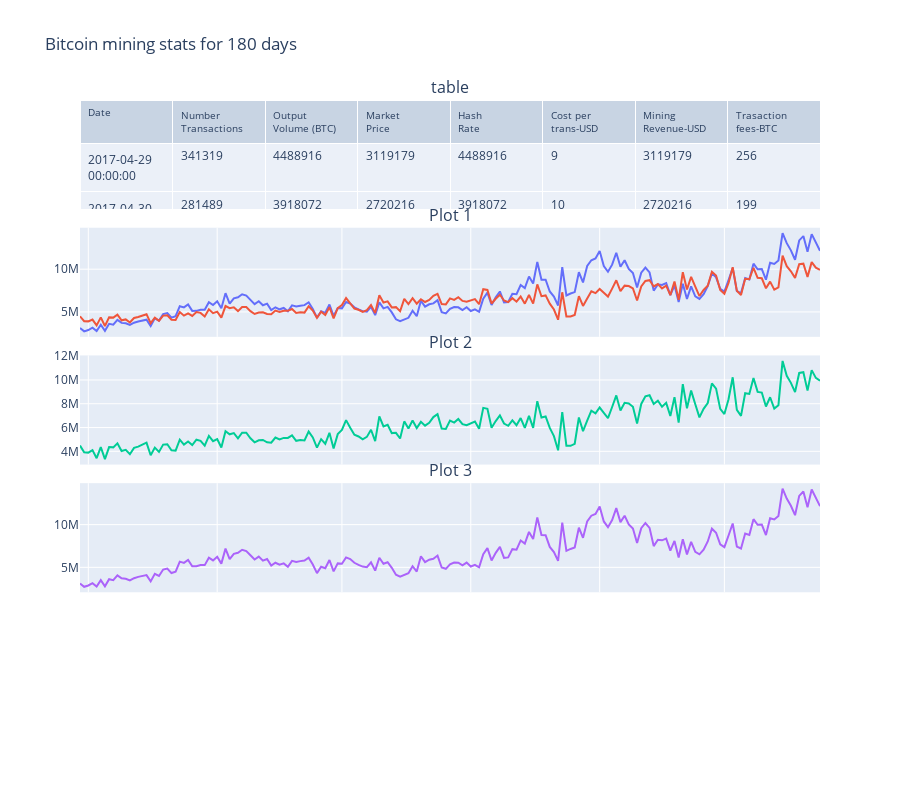

Notebook code cell kept with this figure:
### Code cell
fig = make_subplots(
    rows=5, cols=1,
    subplot_titles=("table", "Plot 1", "Plot 2", "Plot 3"),
    shared_xaxes=True,
    vertical_spacing=0.03,
   specs=[[{"type": "table"}],
           [{"type": "scatter"}],
           [{"type": "scatter"}],
           [{"type": "scatter"}],
           [{"type": "scatter"}]
           ]
)

fig.add_trace(
    go.Scatter(
        x=df["Date"],
        y=df["Mining-revenue-USD"],
        mode="lines",
        name="mining revenue"
    ),
    row=2, col=1
)

fig.add_trace(
    go.Scatter(
        x=df["Date"],
        y=df["Output-volume(BTC)"],
        mode="lines",
        name="mining revenue"
    ),
    row=2, col=1
)

fig.add_trace(
    go.Scatter(
        x=df["Date"],
        y=df["Hash-rate"],
        mode="lines",
        name="hash-rate-TH/s"
    ),
    row=3, col=1
)

fig.add_trace(
    go.Scatter(
        x=df["Date"],
        y=df["Market-price"],
        mode="lines",
        name="Market Price"
    ),
    row=4, col=1
)


fig.add_trace(
    go.Table(
        header=dict(
            values=["Date", "Number<br>Transactions", "Output<br>Volume (BTC)",
                    "Market<br>Price", "Hash<br>Rate", "Cost per<br>trans-USD",
                    "Mining<br>Revenue-USD", "Trasaction<br>fees-BTC"],
            font=dict(size=10),
            align="left"
        ),
        cells=dict(
            values=[df[k].tolist() for k in df.columns[1:]],
            align = "left")
    ),
    row=1, col=1
)
fig.update_layout(
    height=800,
    showlegend=False,
    title_text="Bitcoin mining stats for 180 days",
)

fig.show()

### Figure 1 — Plotly figure (JSON) as saved in the notebook; plotly's stock layout.template omitted (floating-point values rounded to 4 significant figures; data arrays with more than 128 entries replaced by an {"elided": "..."} marker saying what was removed)
{"data": [{"mode": "lines", "name": "mining revenue", "type": "scatter", "x": {"elided": "179 str values"}, "xaxis": "x", "y": {"elided": "179 int values"}, "yaxis": "y"}, {"mode": "lines", "name": "mining revenue", "type": "scatter", "x": {"elided": "179 str values"}, "xaxis": "x", "y": {"elided": "179 int values"}, "yaxis": "y"}, {"mode": "lines", "name": "hash-rate-TH/s", "type": "scatter", "x": {"elided": "179 str values"}, "xaxis": "x2", "y": {"elided": "179 int values"}, "yaxis": "y2"}, {"mode": "lines", "name": "Market Price", "type": "scatter", "x": {"elided": "179 str values"}, "xaxis": "x3", "y": {"elided": "179 int values"}, "yaxis": "y3"}, {"cells": {"align": "left", "values": {"elided": "8x179 mixed values"}}, "domain": {"x": [0, 1], "y": [0.824, 1]}, "header": {"align": "left", "font": {"size": 10}, "values": ["Date", "Number<br>Transactions", "Output<br>Volume (BTC)", "Market<br>Price", "Hash<br>Rate", "Cost per<br>trans-USD", "Mining<br>Revenue-USD", "Trasaction<br>fees-BTC"]}, "type": "table"}], "layout": {"annotations": [{"font": {"size": 16}, "showarrow": false, "text": "table", "x": 0.5, "xanchor": "center", "xref": "paper", "y": 1, "yanchor": "bottom", "yref": "paper"}, {"font": {"size": 16}, "showarrow": false, "text": "Plot 1", "x": 0.5, "xanchor": "center", "xref": "paper", "y": 0.794, "yanchor": "bottom", "yref": "paper"}, {"font": {"size": 16}, "showarrow": false, "text": "Plot 2", "x": 0.5, "xanchor": "center", "xref": "paper", "y": 0.588, "yanchor": "bottom", "yref": "paper"}, {"font": {"size": 16}, "showarrow": false, "text": "Plot 3", "x": 0.5, "xanchor": "center", "xref": "paper", "y": 0.382, "yanchor": "bottom", "yref": "paper"}], "height": 800, "showlegend": false, "title": {"text": "Bitcoin mining stats for 180 days"}, "xaxis": {"anchor": "y", "domain": [0, 1], "matches": "x4", "showticklabels": false}, "xaxis2": {"anchor": "y2", "domain": [0, 1], "matches": "x4", "showticklabels": false}, "xaxis3": {"anchor": "y3", "domain": [0, 1], "matches": "x4", "showticklabels": false}, "xaxis4": {"anchor": "y4", "domain": [0, 1]}, "yaxis": {"anchor": "x", "domain": [0.618, 0.794]}, "yaxis2": {"anchor": "x2", "domain": [0.412, 0.588]}, "yaxis3": {"anchor": "x3", "domain": [0.206, 0.382]}, "yaxis4": {"anchor": "x4", "domain": [0, 0.176]}}}
